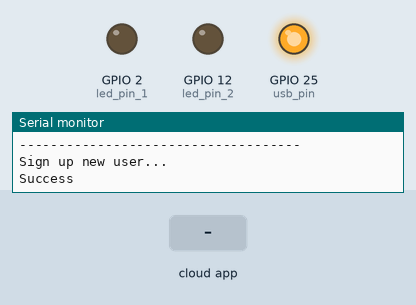
Bench run of a sketch on a simulated ESP32. Shown: output pins drawn as LEDs (lit = HIGH), the last lines printed to the serial monitor. Inputs (shaded band) come from the test bench. WiFi joins after 1.5 s; servers stay silent unless stated.

Above: at 3.3 s.
3.4 s: the phone or cloud app sets status to 1
At 3.9 s:
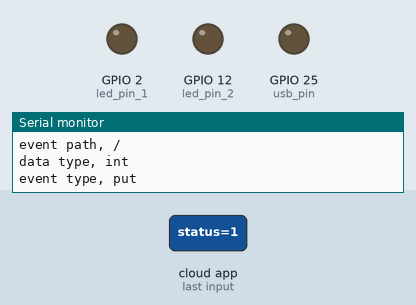
4.9 s: the phone or cloud app sets status to 0
At 6.2 s:
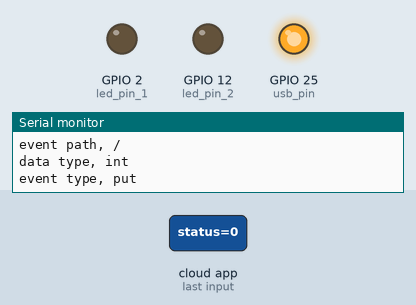
Timing chart, 0 to 7.9 s (numbered marks = the images above; inputs shaded):
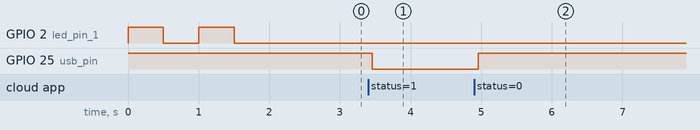

Measured:
- after the input at 3.4 s, GPIO 25 (usb_pin): HIGH → LOW after 0.06 s
- after the input at 4.9 s, GPIO 25 (usb_pin): LOW → HIGH after 0.06 s

The sketch:

firebaseDataChangeCallback.ino
```cpp
#include "WiFi.h"
#include <Arduino.h>
#if defined(ESP32)
#include <WiFi.h>
#elif defined(ESP8266)
#include <ESP8266WiFi.h>
#endif
#include <Firebase_ESP_Client.h>

// Provide the token generation process info.
#include "addons/TokenHelper.h"
// Provide the RTDB payload printing info and other helper functions.
#include "addons/RTDBHelper.h"
// Device ID
#define DEVICE_UID "1X"


// Firebase Realtime Database Object
FirebaseData fbdo;
// Firebase Authentication Object
FirebaseAuth auth;
// Firebase configuration Object
FirebaseConfig config;
// Firebase database path
String databasePath = "";
//Define Firebase Data object
FirebaseData stream;


// Firebase Unique Identifier
String fuid = "";

// Stores the elapsed time from device start up
unsigned long elapsedMillis = 0;


// Store device authentication status
bool isAuthenticated = false;


// Pins
static const int led_pin_1 = 2;
static const int led_pin_2 = 12;
static const int usb_pin = 25; //USB

const char *ssid = "CAKE";
const char *password = "0891300633";
// Your Firebase Project Web API Key
#define API_KEY "AIzaSyCG59xubOTJe2gMqg1hz2NmcLvY_0AK-_M"
// Your Firebase Realtime database URL
#define DATABASE_URL "https://esp32-b74d2-default-rtdb.asia-southeast1.firebasedatabase.app/"
int count = 0;


void streamCallback(FirebaseStream data)
{
  Serial.printf("sream path, %s\nevent path, %s\ndata type, %s\nevent type, %s\n\n",
                data.streamPath().c_str(),
                data.dataPath().c_str(),
                data.dataType().c_str(),
                data.eventType().c_str());
  printResult(data); //see addons/RTDBHelper.h
  Serial.println();

  if(data.intData() == 1) {
    digitalWrite(usb_pin,LOW);
  } else if(data.intData() == 0){
    digitalWrite(usb_pin, HIGH);
  }
}

void streamTimeoutCallback(bool timeout)
{
  if (timeout)
    Serial.println("stream timeout, resuming...\n");
}


void firebase_init() {
  // configure firebase API Key
  config.api_key = API_KEY;
  // configure firebase realtime database url
  config.database_url = DATABASE_URL;
  // Enable WiFi reconnection
  Firebase.reconnectWiFi(true);
  Serial.println("------------------------------------");
  Serial.println("Sign up new user...");
  // Sign in to firebase Anonymously
  if (Firebase.signUp(&config, &auth, "", "")) {
    Serial.println("Success");
    isAuthenticated = true;
    // Set the database path where updates will be loaded for this device
    databasePath = "/";
    fuid = auth.token.uid.c_str();
  } else {
    Serial.printf("Failed, %s\n", config.signer.signupError.message.c_str());
    isAuthenticated = false;
  }
  // Assign the callback function for the long running token generation task,
  // see addons/TokenHelper.h
  config.token_status_callback = tokenStatusCallback;
  // Initialise the firebase library
  Firebase.begin(&config, &auth);

  if (!Firebase.RTDB.beginStream(&stream, "/status"))
    Serial.printf("sream begin error, %s\n\n", stream.errorReason().c_str());

  Firebase.RTDB.setStreamCallback(&stream, streamCallback, streamTimeoutCallback);
}


void setup() {

  // Configure pin
  pinMode(led_pin_1, OUTPUT);
  pinMode(led_pin_2, OUTPUT);
  pinMode(usb_pin, OUTPUT);

  digitalWrite(usb_pin, HIGH);

  Serial.begin(115200);


  WiFi.begin(ssid, password);

  while (WiFi.status() != WL_CONNECTED) {
    digitalWrite(led_pin_1, HIGH);
    delay(500);
    digitalWrite(led_pin_1, LOW);
    delay(500);
  }
  digitalWrite(led_pin_1, LOW);
  Serial.println("Connected to the WiFi network");
  firebase_init();


}

void loop() {

}
```
